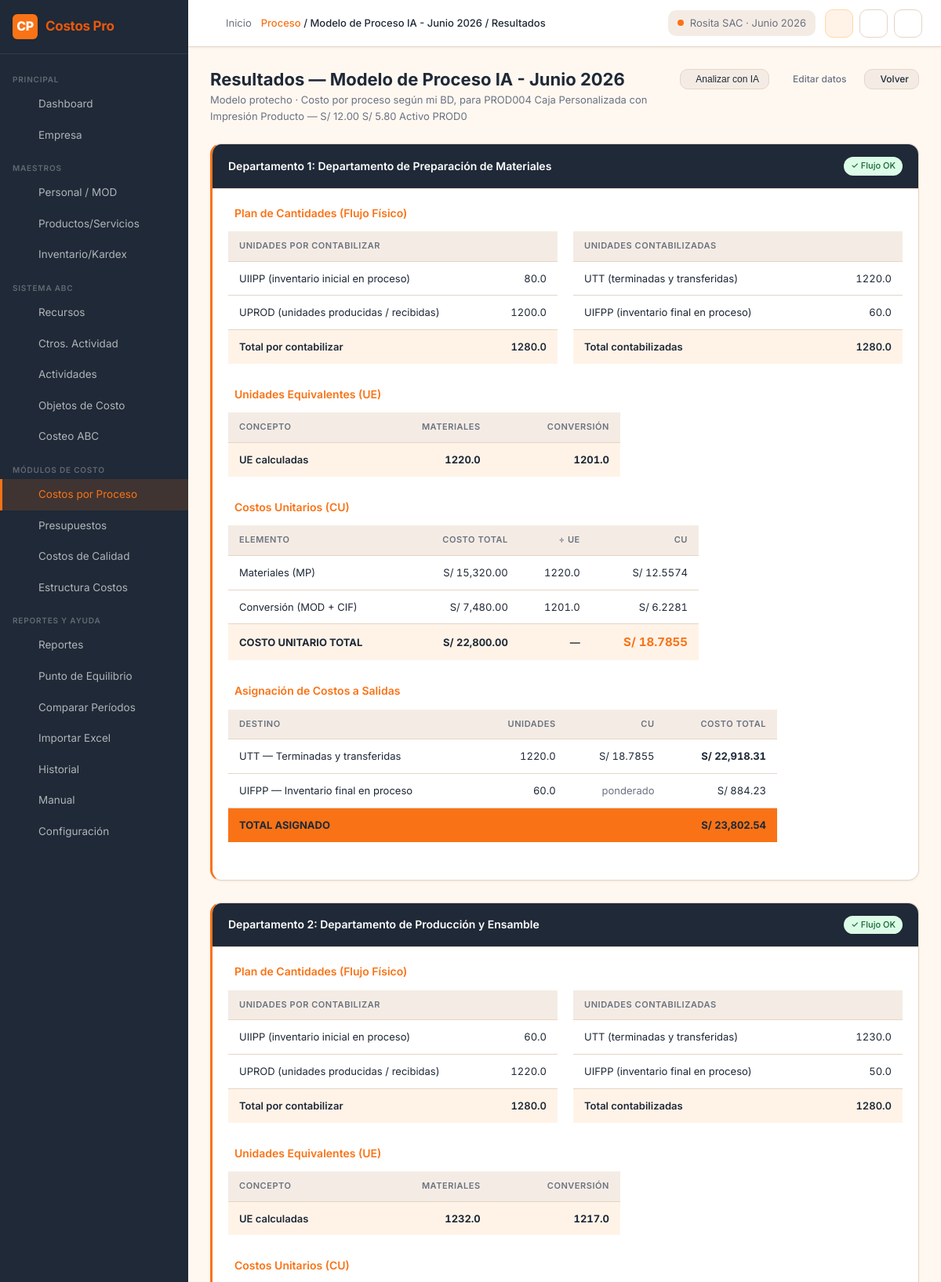
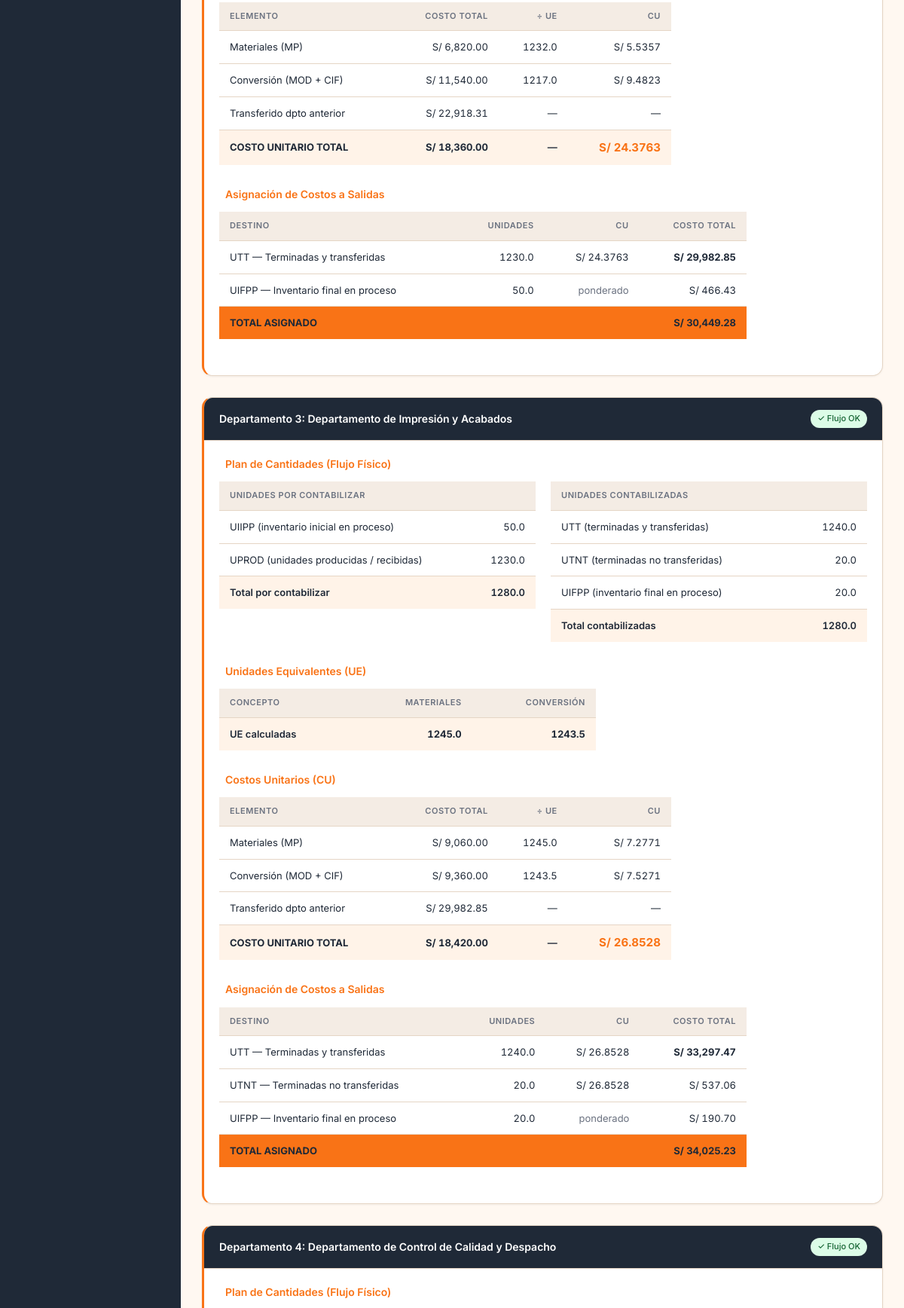
The page /process-costs/1/results (signed in, upper part) on the database its author committed (2 pictures, top to bottom).
### tables this page shows
CREATE TABLE process_cost_models (
    id INTEGER PRIMARY KEY AUTOINCREMENT,
    company_id INTEGER NOT NULL,
    period_id INTEGER NOT NULL,
    name TEXT NOT NULL,
    model_type TEXT NOT NULL,    -- normal | agregadas | perdidas | protecho
    product_name TEXT,
    status TEXT DEFAULT 'borrador',
    calculated_at DATETIME,
    notes TEXT,
    created_at DATETIME DEFAULT CURRENT_TIMESTAMP,
    FOREIGN KEY (company_id) REFERENCES companies(id) ON DELETE CASCADE,
    FOREIGN KEY (period_id) REFERENCES periods(id)
);

CREATE TABLE process_departments (
    id INTEGER PRIMARY KEY AUTOINCREMENT,
    model_id INTEGER NOT NULL,
    dept_order INTEGER NOT NULL,  -- secuencia del departamento
    name TEXT NOT NULL,
    -- Flujo físico
    uiipp REAL DEFAULT 0,        -- unidades iniciales en proceso
    uprod REAL DEFAULT 0,        -- unidades iniciadas/recibidas
    uag REAL DEFAULT 0,          -- unidades agregadas
    utt REAL DEFAULT 0,          -- unidades transferidas terminadas
    utnt REAL DEFAULT 0,         -- terminadas no transferidas
    uifpp REAL DEFAULT 0,        -- unidades finales en proceso
    up REAL DEFAULT 0,           -- unidades perdidas
    -- Grado de avance
    mat_pct_uiipp REAL DEFAULT 0,   -- % avance materiales UIIPP
    conv_pct_uiipp REAL DEFAULT 0,  -- % avance conversión UIIPP
    mat_pct_uifpp REAL DEFAULT 0,   -- % avance materiales UIFPP
    conv_pct_uifpp REAL DEFAULT 0,  -- % avance conversión UIFPP
    -- Costos
    cost_mat_prior REAL DEFAULT 0,  -- costo materiales período anterior
    cost_conv_prior REAL DEFAULT 0, -- costo conversión período anterior
    cost_transfer_in REAL DEFAULT 0,-- costo transferido del dpto anterior
    cost_mat_current REAL DEFAULT 0,-- materiales período actual
    cost_mod_current REAL DEFAULT 0,-- MOD período actual
    cost_cif_current REAL DEFAULT 0,-- CIF período actual
    -- Resultados calculados
    ue_mat REAL DEFAULT 0,       -- unidades equivalentes materiales
    ue_conv REAL DEFAULT 0,      -- unidades equivalentes conversión
    cu_mat REAL DEFAULT 0,       -- costo unitario materiales
    cu_conv REAL DEFAULT 0,      -- costo unitario conversión
    cu_total REAL DEFAULT 0,     -- costo unitario total
    created_at DATETIME DEFAULT CURRENT_TIMESTAMP,
    FOREIGN KEY (model_id) REFERENCES process_cost_models(id) ON DELETE CASCADE
);

### routes/process_costs.py (the view)
@process_costs_bp.route('/process-costs/<int:mid>/results')
@login_required
@company_required
@module_required('process_costs', write=False)
def results(mid):
    company_id = session['company_id']
    data = get_model_with_departments(mid)
    if not data or data['model']['company_id'] != company_id:
        return redirect(url_for('process_costs.index'))
    calc = calculate_model(mid)
    return render_template('process_costs/results.html',
                           model=data['model'],
                           departments=data['departments'],
                           calc=calc)

### models/database.py (called while the page is built)
def get_db():
    if 'db' not in g:
        g.db = sqlite3.connect(
            current_app.config.get('DATABASE', DATABASE),
            detect_types=sqlite3.PARSE_DECLTYPES
        )
        g.db.row_factory = sqlite3.Row
        g.db.execute("PRAGMA foreign_keys = ON")
    return g.db

def query_db(query, args=(), one=False):
    cur = get_db().execute(query, args)
    rv = cur.fetchall()
    cur.close()
    return (rv[0] if rv else None) if one else rv

def execute_db(query, args=()):
    db = get_db()
    cur = db.execute(query, args)
    db.commit()
    return cur.lastrowid

### routes/dashboard.py (called while the page is built, shortened)
def login_required(f):
    @wraps(f)
    def decorated(*args, **kwargs):
        if 'user_id' not in session:
            return redirect(url_for('auth.login'))
        return f(*args, **kwargs)
    return decorated

def company_required(f):
    @wraps(f)
    def decorated(*args, **kwargs):
        if 'company_id' not in session:
            return redirect(url_for('companies.select'))
        return f(*args, **kwargs)
    return decorated

def module_required(module_key, write=False):
    def decorator(f):
        @wraps(f)
        def decorated(*args, **kwargs):
            role = session.get('user_role')
            if not role or role not in ('admin', 'editor', 'viewer', 'custom'):
                return f(*args, **kwargs)
        return decorated
    return decorator

### services/process_cost_service.py (called while the page is built)
def _safe(v):
    return float(v) if v else 0.0

def verify_physical_flow(dept: dict, model_type: str) -> dict:
    uiipp = _safe(dept.get('uiipp'))
    uprod = _safe(dept.get('uprod'))
    uag   = _safe(dept.get('uag'))
    utt   = _safe(dept.get('utt'))
    utnt  = _safe(dept.get('utnt'))
    uifpp = _safe(dept.get('uifpp'))
    up    = _safe(dept.get('up'))
    por_contabilizar = uiipp + uprod + uag
    contabilizadas = utt + utnt + uifpp + up
    balance = round(por_contabilizar - contabilizadas, 4)
    ok = abs(balance) < 0.001
    return {
        'uiipp': uiipp, 'uprod': uprod, 'uag': uag,
        'utt': utt, 'utnt': utnt, 'uifpp': uifpp, 'up': up,
        'por_contabilizar': por_contabilizar,
        'contabilizadas': contabilizadas,
        'balance': balance,
        'ok': ok,
        'error': None if ok else f'Desequilibrio: {balance:+.4f} unidades',
    }

### templates/process_costs/results.html (shortened to what this page needs)
{% extends 'base.html' %}
{% block breadcrumb %}<a href="{{ url_for('process_costs.index') }}">Proceso</a> / {{ model.name }} / Resultados{% endblock %}
{% block content %}
<div class="page-header">
  <div>
    <h1 class="page-title">Resultados — {{ model.name }}</h1>
    <p class="page-subtitle">Modelo {{ model.model_type }} · {{ model.product_name or '' }}</p>
  </div>
  <div class="page-actions">
    <button class="btn btn-secondary btn-sm"
            onclick="CostosChatbox.sendQuick('Analiza los resultados de costos por proceso: ¿cómo interpreto el costo unitario y las unidades equivalentes calculadas?', 'proceso')">
       Analizar con IA
    </button>
    <a href="{{ url_for('process_costs.edit', mid=model.id) }}" class="btn btn-ghost btn-sm">
       Editar datos
    </a>
    <a href="{{ url_for('process_costs.index') }}" class="btn btn-secondary btn-sm">
       Volver
    </a>
  </div>
</div>
{% if not calc.success %}
<div class="alert alert-error">
  <i class="ti ti-alert-circle"></i>
  {{ calc.error }}
</div>
{% else %}
{% for res in calc.results %}
<div class="card dept-result-card result-section">
  <div class="card-header" style="background:var(--bg-dark);color:#fff">
    <span style="font-size:14px;font-weight:600">
      Departamento {{ res.dept_order }}: {{ res.name }}
    </span>
    <span class="badge {{ 'badge-success' if res.flow.ok else 'badge-danger' }}">
      {{ '✓ Flujo OK' if res.flow.ok else '⚠ Flujo desequilibrado' }}
    </span>
  </div>
  <div class="card-body">
    <div class="result-section">
      <h3> Plan de Cantidades (Flujo Físico)</h3>
      <div class="grid-2">
        <div>
          <table class="table" style="font-size:13px">
            <thead><tr><th colspan="2">Unidades por contabilizar</th></tr></thead>
            <tbody>
              <tr><td>UIIPP (inventario inicial en proceso)</td><td class="number">{{ res.flow.uiipp }}</td></tr>
              <tr><td>UPROD (unidades producidas / recibidas)</td><td class="number">{{ res.flow.uprod }}</td></tr>
              <tr class="highlight-row"><td>Total por contabilizar</td><td class="number">{{ res.flow.por_contabilizar }}</td></tr>
            </tbody>
          </table>
        </div>
        <div>
          <table class="table" style="font-size:13px">
            <thead><tr><th colspan="2">Unidades contabilizadas</th></tr></thead>
            <tbody>
              <tr><td>UTT (terminadas y transferidas)</td><td class="number">{{ res.flow.utt }}</td></tr>
              {% if res.flow.utnt %}<tr><td>UTNT (terminadas no transferidas)</td><td class="number">{{ res.flow.utnt }}</td></tr>{% endif %}
              <tr><td>UIFPP (inventario final en proceso)</td><td class="number">{{ res.flow.uifpp }}</td></tr>
              <tr class="highlight-row"><td>Total contabilizadas</td><td class="number">{{ res.flow.contabilizadas }}</td></tr>
            </tbody>
          </table>
        </div>
      </div>
    </div>
    <div class="result-section">
      <h3> Unidades Equivalentes (UE)</h3>
      <table class="table" style="font-size:13px;max-width:500px">
        <thead><tr><th>Concepto</th><th class="number">Materiales</th><th class="number">Conversión</th></tr></thead>
        <tbody>
          <tr class="highlight-row">
            <td>UE calculadas</td>
            <td class="number"><strong>{{ res.ue.ue_mat }}</strong></td>
            <td class="number"><strong>{{ res.ue.ue_conv }}</strong></td>
          </tr>
        </tbody>
      </table>
    </div>
    <div class="result-section">
      <h3> Costos Unitarios (CU)</h3>
      <table class="table" style="font-size:13px;max-width:600px">
        <thead><tr><th>Elemento</th><th class="number">Costo total</th><th class="number">÷ UE</th><th class="number">CU</th></tr></thead>
        <tbody>
          <tr>
            <td>Materiales (MP)</td>
            <td class="number">{{ res.cu.cost_mat | currency }}</td>
            <td class="number">{{ res.ue.ue_mat }}</td>
            <td class="number">S/ {{ res.cu.cu_mat }}</td>
          </tr>
          <tr>
            <td>Conversión (MOD + CIF)</td>
            <td class="number">{{ res.cu.cost_conv | currency }}</td>
            <td class="number">{{ res.ue.ue_conv }}</td>
            <td class="number">S/ {{ res.cu.cu_conv }}</td>
          </tr>
          {% if res.cu.cost_transfer %}
          <tr>
            <td>Transferido dpto anterior</td>
            <td class="number">{{ res.cu.cost_transfer | currency }}</td>
            <td class="number">—</td>
            <td class="number">—</td>
          </tr>
          {% endif %}
          <tr class="highlight-row">
            <td><strong>COSTO UNITARIO TOTAL</strong></td>
            <td class="number"><strong>{{ (res.cu.cost_mat + res.cu.cost_conv) | currency }}</strong></td>
            <td class="number">—</td>
            <td class="number" style="color:var(--primary);font-size:15px"><strong>S/ {{ res.cu.cu_total }}</strong></td>
          </tr>
        </tbody>
      </table>
    </div>
    <div class="result-section mb-0">
      <h3> Asignación de Costos a Salidas</h3>
      <table class="table" style="font-size:13px;max-width:700px">
        <thead><tr><th>Destino</th><th class="number">Unidades</th><th class="number">CU</th><th class="number">Costo total</th></tr></thead>
        <tbody>
          <tr>
            <td>UTT — Terminadas y transferidas</td>
            <td class="number">{{ res.flow.utt }}</td>
            <td class="number">S/ {{ res.cu.cu_total }}</td>
            <td class="number"><strong>{{ res.asign.costo_utt | currency }}</strong></td>
          </tr>
          {% if res.flow.utnt %}
          <tr>
            <td>UTNT — Terminadas no transferidas</td>
            <td class="number">{{ res.flow.utnt }}</td>
            <td class="number">S/ {{ res.cu.cu_total }}</td>
            <td class="number">{{ res.asign.costo_utnt | currency }}</td>
          </tr>
          {% endif %}
          <tr>
            <td>UIFPP — Inventario final en proceso</td>
            <td class="number">{{ res.flow.uifpp }}</td>
            <td class="number" style="color:var(--text-secondary)">ponderado</td>
            <td class="number">{{ res.asign.costo_uifpp | currency }}</td>
          </tr>
          <tr class="total-row">
            <td>TOTAL ASIGNADO</td>
            <td></td><td></td>
            <td class="number">{{ res.asign.total_asignado | currency }}</td>
          </tr>
        </tbody>
      </table>
    </div>
  </div>
</div>
{% endfor %}
{% endif %}
{% endblock %}

### static/css/main.css (style rules this page uses)
:root { --bg-primary: #FFF8F1; --bg-secondary: #F4ECE4; --bg-card: #FFFFFF; --bg-dark: #1F2937; --bg-dark-hover: #374151; --primary: #F97316; --primary-hover: #EA580C; --primary-light: #FED7AA; --primary-xlight: #FFF3E8; --text-primary: #1F2937; --text-secondary: #6B7280; --text-light: #9CA3AF; --text-on-dark: #F9FAFB; --text-on-primary:#FFFFFF; --success: #22C55E; --success-bg: #DCFCE7; --success-text: #166534; --warning: #FACC15; --warning-bg: #FEF9C3; --warning-text: #854D0E; --danger: #DC2626; --danger-bg: #FEE2E2; --danger-text: #991B1B; --info: #3B82F6; --info-bg: #DBEAFE; --info-text: #1E40AF; --border: #E5D5C5; --border-focus: #F97316; --shadow-sm: 0 1px 3px rgba(0,0,0,0.06); --shadow-md: 0 4px 12px rgba(0,0,0,0.08); --shadow-lg: 0 8px 24px rgba(0,0,0,0.10); --radius-sm: 6px; --radius-md: 10px; --radius-lg: 14px; --radius-xl: 20px; --sidebar-width: 240px; --sidebar-collapsed: 64px; --topbar-height: 60px; --font-sans: 'Inter', -apple-system, BlinkMacSystemFont, 'Segoe UI', sans-serif; --font-mono: 'JetBrains Mono', 'Fira Code', monospace; }
*, *::before, *::after { box-sizing: border-box; margin: 0; padding: 0; }
html { font-size: 15px; scroll-behavior: smooth; }
body { font-family: var(--font-sans); background: var(--bg-primary); color: var(--text-primary); line-height: 1.6; min-height: 100vh; }
a { color: var(--primary); text-decoration: none; }
.page-header { display: flex; align-items: flex-start; justify-content: space-between; margin-bottom: 24px; gap: 16px; }
.page-title { font-size: 22px; font-weight: 700; color: var(--text-primary); line-height: 1.2; }
.page-subtitle { font-size: 13px; color: var(--text-secondary); margin-top: 3px; }
.page-actions { display: flex; gap: 10px; align-items: center; flex-shrink: 0; }
.card { background: var(--bg-card); border: 1px solid var(--border); border-radius: var(--radius-lg); box-shadow: var(--shadow-sm); overflow: hidden; }
.card-header { padding: 16px 20px; border-bottom: 1px solid var(--border); display: flex; align-items: center; justify-content: space-between; gap: 12px; }
.card-body { padding: 20px; }
.grid-2 { display: grid; grid-template-columns: 1fr 1fr; gap: 20px; }
.table { width: 100%; border-collapse: collapse; font-size: 13.5px; }
.table th { background: var(--bg-secondary); color: var(--text-secondary); font-size: 11px; font-weight: 600; text-transform: uppercase; letter-spacing: 0.05em; padding: 10px 14px; text-align: left; border-bottom: 1px solid var(--border); white-space: nowrap; }
.table td { padding: 11px 14px; border-bottom: 1px solid var(--border); color: var(--text-primary); vertical-align: middle; }
.table tr:last-child td { border-bottom: none; }
.table .number { text-align: right; font-variant-numeric: tabular-nums; }
.btn { display: inline-flex; align-items: center; gap: 7px; padding: 9px 18px; border-radius: var(--radius-md); font-size: 13.5px; font-weight: 500; cursor: pointer; border: none; transition: all 0.15s; text-decoration: none; line-height: 1; white-space: nowrap; }
.btn-secondary { background: var(--bg-secondary); color: var(--text-primary); border: 1px solid var(--border); }
.btn-ghost { background: transparent; color: var(--text-secondary); border: 1px solid transparent; }
.btn-sm { padding: 6px 12px; font-size: 12px; }
.badge { display: inline-flex; align-items: center; gap: 4px; padding: 3px 9px; border-radius: 20px; font-size: 11px; font-weight: 500; white-space: nowrap; }
.badge-success { background: var(--success-bg); color: var(--success-text); }
.mb-0 { margin-bottom: 0; }

### templates/process_costs/results.html (style rules this page uses)
.result-section { margin-bottom: 28px; }
.result-section h3 { font-size:14px; font-weight:600; color:var(--primary); margin-bottom:12px; display:flex; align-items:center; gap:8px; }
.dept-result-card { border-left:3px solid var(--primary); }
.highlight-row { background:var(--primary-xlight); font-weight:600; }
.total-row { background:var(--primary); color:#fff; font-weight:700; }

### rows shown on the page
process_cost_models: name "Modelo de Proceso IA - Junio 2026", model_type "protecho", product_name "Costo por proceso según mi BD, para PROD004 Caja Personalizada con Impresión Producto — S/ 12.00 S/ 5.80 Activo PROD0"
process_departments: dept_order "1", name "Departamento de Preparación de Materiales", flow "✓ Flujo OK", flow.uiipp "80.0", flow.uprod "1200.0", flow.por_contabilizar "1280.0", flow.utt "1220.0", flow.uifpp "60.0", flow.contabilizadas "1280.0", ue.ue_mat "1220.0", ue.ue_conv "1201.0", cu.cost_mat "S/ 15,320.00", cu.cu_mat "12.5574", cu.cost_conv "S/ 7,480.00", cu.cu_conv "6.2281", cu "S/ 22,800.00", cu.cu_total "18.7855", asign.costo_utt "S/ 22,918.31", asign.costo_uifpp "S/ 884.23", asign.total_asignado "S/ 23,802.54"
process_departments: dept_order "2", name "Departamento de Producción y Ensamble", flow "✓ Flujo OK", flow.uiipp "60.0", flow.uprod "1220.0", flow.por_contabilizar "1280.0", flow.utt "1230.0", flow.uifpp "50.0", flow.contabilizadas "1280.0", ue.ue_mat "1232.0", ue.ue_conv "1217.0", cu.cost_mat "S/ 6,820.00", cu.cu_mat "5.5357", cu.cost_conv "S/ 11,540.00", cu.cu_conv "9.4823", cu.cost_transfer "S/ 22,918.31", cu "S/ 18,360.00", cu.cu_total "24.3763", asign.costo_utt "S/ 29,982.85", asign.costo_uifpp "S/ 466.43", asign.total_asignado "S/ 30,449.28"
process_departments: dept_order "3", name "Departamento de Impresión y Acabados", flow "✓ Flujo OK", flow.uiipp "50.0", flow.uprod "1230.0", flow.por_contabilizar "1280.0", flow.utt "1240.0", flow.utnt "20.0", flow.uifpp "20.0", flow.contabilizadas "1280.0", ue.ue_mat "1245.0", ue.ue_conv "1243.5", cu.cost_mat "S/ 9,060.00", cu.cu_mat "7.2771", cu.cost_conv "S/ 9,360.00", cu.cu_conv "7.5271", cu.cost_transfer "S/ 29,982.85", cu "S/ 18,420.00", cu.cu_total "26.8528", asign.costo_utt "S/ 33,297.47", asign.costo_utnt "S/ 537.06", asign.costo_uifpp "S/ 190.70", asign.total_asignado "S/ 34,025.23"
process_departments: dept_order "4", name "Departamento de Control de Calidad y Despacho", flow "✓ Flujo OK"

### other values the page prints
{{ current_company }} "Rosita SAC"
{{ current_period }} "Junio 2026"
